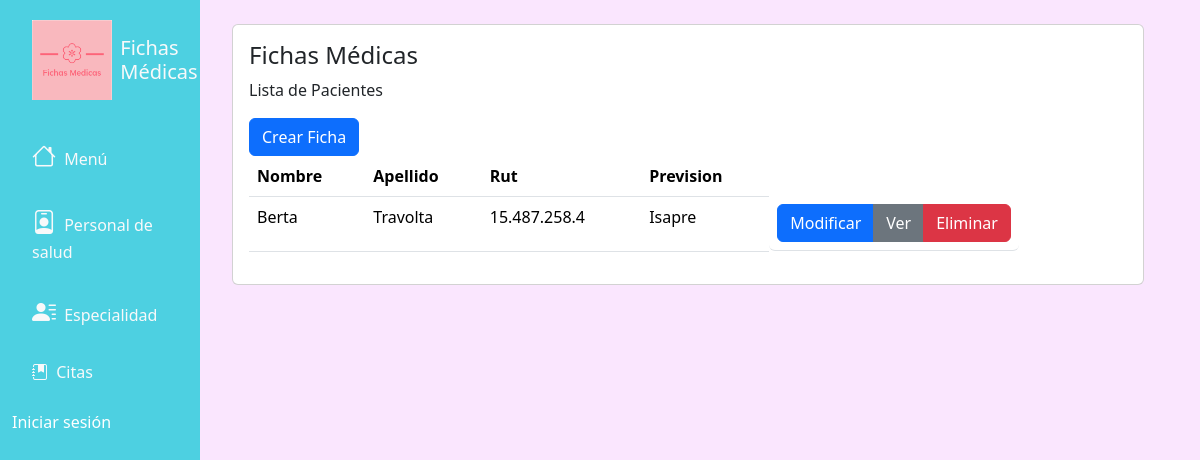
Before: /fichas/ with the older database file.
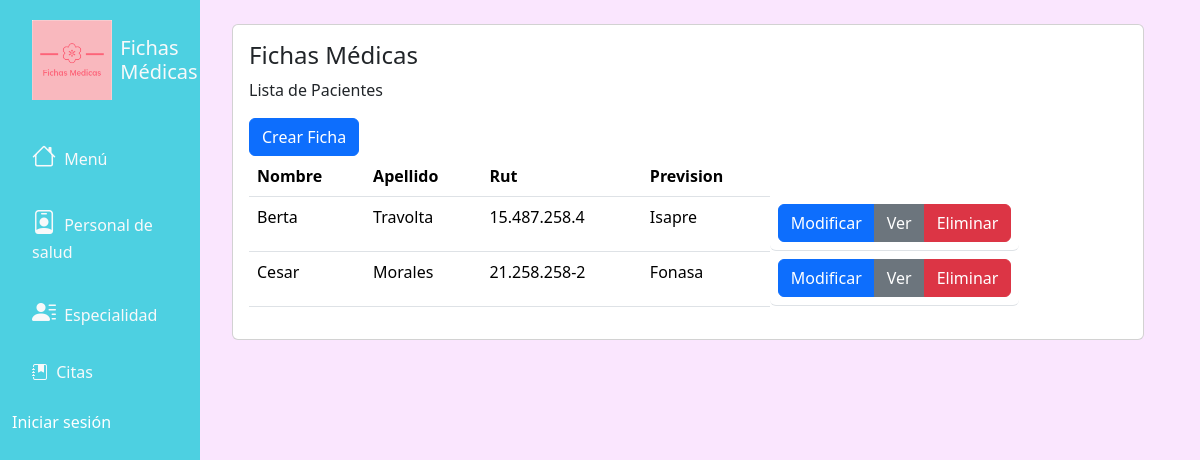
After: the same page with the newer database file.
### fichasapp/models.py (models this page shows, shortened)
class Ficha(models.Model):
    PREVISION = (('Fonasa', 'Fonasa'),
                 ('Isapre', 'Isapre'),
                 )
    SEXO = (('Masculino', 'Masculino'),
            ('Femenino', 'Femenino'),
            ('Intersexual', 'Intersexual'),
            )
    ISAPRE = (('Colmena', 'Colmena'),
              ('CruzBlanca', 'CruzBlanca'),
              ('Consalud', 'Consalud'),
              ('MasVda', 'MasVda'),
              ('BanMedica', 'BanMedica'),
              )
    rut = models.CharField(max_length=13)
    nombre = models.CharField(max_length=50)
    apellido = models.CharField(max_length=50)
    fecha_nacimiento = models.DateTimeField()
    prevision_salud = models.CharField(max_length=200, null=True, choices=PREVISION)
    tipo_isapre = models.CharField(max_length=200, null=True, choices=ISAPRE)
    domicilio = models.CharField(max_length=100)
    sexo = models.CharField(max_length=200, null=True, choices=SEXO)

### fichasapp/views.py (the view)
# urls.py: path('fichas/', views.fichas, name='fichas'),
def fichas(request):
    fichas = Ficha.objects.all()
    context = {
        'fichas': fichas,
    }
    return render(request, 'fichas/fichas.html', context)

### templates/fichas/fichas.html
{% extends 'base.html' %}
{% block content %}
<div class="page-content page-container" id="page-content">
    <div class="padding">
        <div class="row container d-flex justify-content-center">
        <div class="col-lg-12 grid-margin stretch-card">
              <div class="card">
                <div class="card-body">
                  <h4 class="card-title">Fichas Médicas</h4>
                  <p class="card-description">
                    Lista de Pacientes
                  </p>
                  <div class="table-responsive">
                    <a name="" id="" class="btn btn-primary" href="{% url 'crear_ficha' %}" role="button">Crear Ficha</a>
                    <table class="table">
                      <thead>
                        <tr>
                          <th>Nombre</th>
                          <th>Apellido</th>
                          <th>Rut</th>
                          <th>Prevision</th>
                        </tr>
                      </thead>
                      <tbody>
                        {% for ficha in fichas %}
                        <tr>
                          <td>{{ ficha.nombre }}</td>
                          <td>{{ ficha.apellido }}</td>
                          <td>{{ ficha.rut }}</td>
                          <td>{{ ficha.prevision_salud }}</td>
                          <td class="btn-group" role="group" aria-label="Basic mixed styles example">
                            <a name="" id="" class="btn btn-primary" href="{% url 'modificar_ficha' ficha.id %}" role="button">Modificar</a>
                            <a name="" id="" class="btn btn-secondary" href="{% url 'mostrar_ficha' ficha.id %}" role="button">Ver</a>
                            <a name="" id="" class="btn btn-danger" href="{% url 'eliminar_ficha' ficha.id %}" role="button">Eliminar</a>
                          </td>
                        </tr>
                        {% endfor %}
                      </tbody>
                    </table>
                  </div>
                </div>
              </div>
            </div>
            </div>
              </div>
            </div>
{% endblock content %}

Changed rows visible on the page:
added Ficha: nombre "Cesar", apellido "Morales", rut "21.258.258-2", prevision_salud "Fonasa"
